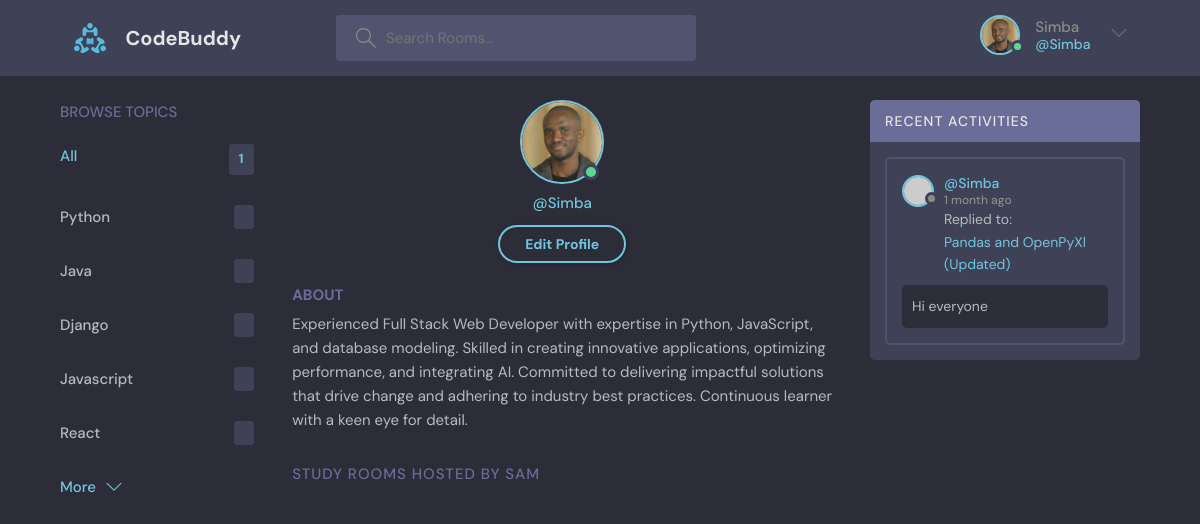
Screenshot of /profile/4/ (signed in) with the database file from the repository.
### base/models.py (models this page shows, shortened)
class Topic(models.Model):
    name = models.CharField(max_length=200)

class Message(models.Model):
    user = models.ForeignKey(User, on_delete=models.CASCADE)
    room = models.ForeignKey(Room, on_delete=models.CASCADE)
    topic = models.ForeignKey(Topic, on_delete=models.CASCADE, null=True)
    body = models.TextField()
    updated = models.DateTimeField(auto_now=True)
    created = models.DateTimeField(auto_now_add=True)
    class Meta:
        ordering = ['-created', '-updated']
    def __str__(self):
        return self.body[0:60]

class Room(models.Model):
    host = models.ForeignKey(User, on_delete=models.SET_NULL, null=True)
    topic = models.ForeignKey(Topic, on_delete=models.SET_NULL, null=True)
    name = models.CharField(max_length=200)
    description = models.TextField(null=True, blank=True)
    participants = models.ManyToManyField(User, related_name='participants', blank=True)
    updated = models.DateTimeField(auto_now=True)
    created = models.DateTimeField(auto_now_add=True)
    class Meta:
        ordering = ['-created', '-updated']
    def __str__(self):
        return self.name

### base/views.py (the view)
# urls.py: path('profile/<str:pk>/', views.userProfile, name = "user-profile"),
@login_required(login_url='login')
def userProfile(request, pk):
    user = User.objects.get(id=pk)
    rooms = user.room_set.all()
    room_messages = user.message_set.all()
    topics = Topic.objects.all()
    rooms_count = rooms.count()
    context = {'user': user, 'rooms': rooms, 'room_messages': room_messages, 'topics': topics, 'rooms_count': rooms_count }
    return render(request, 'base/profile.html', context)

### base/templates/base/profile.html (shortened to what this page needs)
{% extends 'main.html' %} {% block content %} {% load static %}
<body>
  <main class="profile-page layout layout--3">
    <div class="container">
      {% include 'base/topics_component.html' %}
      <div class="roomList">
        <div class="profile">
          <div class="profile__avatar">
            <div class="avatar avatar--large active">
              <img src="{% static 'images/pp1.jpg' %}" />
            </div>
          </div>
          <div class="profile__info">
            <p>@{{user}}</p>
            <a href="edit-user.html" class="btn btn--main btn--pill">Edit Profile</a>
          </div>
          <div class="profile__about">
            <h3>About</h3>
            <p>
              Experienced Full Stack Web Developer with expertise in Python, JavaScript, and database modeling. Skilled in creating innovative applications, optimizing performance, and integrating AI. Committed to delivering impactful solutions that drive change and adhering to industry best practices. Continuous learner with a keen eye for detail.
            </p>
          </div>
        </div>
        <div class="roomList__header">
          <div>
            <h2>Study Rooms Hosted by {{ request.user }} </a>
            </h2>
          </div>
        </div>
      </div>
      {% include 'base/activity_component.html' %}
    </div>
  </main>
</body>
{% endblock %}

### templates/navbar.html (shortened to what this page needs)
{% load static %}
<header class="header header--loggedIn">
  <div class="container">
    <a href="{% url 'home' %}" class="header__logo">
      <img src={% static "images/logo.svg" %} />
      <h1>CodeBuddy</h1>
    </a>
    <div>
      <form class="header__search" method="GET" action="{% url 'home' %}">
        <label>
          <input
            type="search"
            placeholder="Search Rooms..."
            aria-label="Search"
            name="q"
          />
        </label>
      </form>
    </div>
    <nav class="header__menu">
      <div class="header__user">
        {% if request.user.is_authenticated %}
        <a href="{% url 'user-profile' user.id %}">
          <div class="avatar avatar--medium active">
            <img src={% static "images/pp1.jpg" %} />
          </div>
            <p>{{ user.username }} <span> @{{ user }}</span></p>
        </a>
        <button class="dropdown-button">
          <svg
            version="1.1"
            xmlns="http://www.w3.org/2000/svg"
            width="32"
            height="32"
            viewBox="0 0 32 32"
          >
            <title>chevron-down</title>
            <path d="M16 21l-13-13h-3l16 16 16-16h-3l-13 13z"></path>
          </svg>
        </button>
        {% else %}
          <div class="avatar avatar--medium active">
            <img src={% static "images/pp.jpg" %} />
          </div>
          <a href="{% url 'login' %}">Login</span>
        {% endif %}
      </div>
    </nav>
  </div>
</header>

### base/templates/base/topics_component.html
<div class="topics">
  <div class="topics__header">
    <h2>Browse Topics</h2>
  </div>
  <ul class="topics__list">
    <li>
      <a href="/" class="active">All <span>{{rooms.count}}</span></a>
    </li>
    {% for topic in topics %}
    <li>
      <a href="{% url 'home' %}?q={{ topic.name }}">
        {{ topic.name }}
        <span> {{ topic_count }} </span>
      </a>
    </li>
    {% endfor %}
  </ul>
  <a class="btn btn--link" href="topics.html">
    More
    <svg
      version="1.1"
      xmlns="http://www.w3.org/2000/svg"
      width="32"
      height="32"
      viewBox="0 0 32 32"
    >
      <title>chevron-down</title>
      <path d="M16 21l-13-13h-3l16 16 16-16h-3l-13 13z"></path>
    </svg>
  </a>
</div>

### base/templates/base/activity_component.html (shortened to what this page needs)
<div class="activities">
  <div class="activities__header">
    <h2>Recent Activities</h2>
  </div>
  {% for message in room_messages %}
  <div class="activities__box">
    <div class="activities__boxHeader roomListRoom__header">
      <a
        href="{% url 'user-profile' message.user.id %}"
        class="roomListRoom__author"
      >
        <div class="avatar avatar--small">
          <img src="https://randomuser.me/api/portraits/women/11.jpg" />
        </div>
        <p>
          @{{ message.user.username }}
          <span>{{ message.created|timesince }} ago</span>
        </p>
      </a>
    </div>
    <div class="activities__boxContent">
      <p>
        Replied to:
        <a href="{% url 'room' message.room.id %}">{{ message.room }}</a>
      </p>
      <div class="activities__boxRoomContent">{{ message }}</div>
    </div>
  </div>
  {% endfor %}
</div>

### rows the page displays
Topic: name "Python"
Topic: name "Java"
Topic: name "Django"
Topic: name "Javascript"
Topic: name "React"
Message: user.username "Simba", created "1 month", room "Pandas and OpenPyXl (Updated)", body "Hi everyone"

### other values shown
{{ user.username }} "Simba"
{{ user }} "Simba"
{{ rooms.count }} "1"
{{ request.user }} "SAM"
